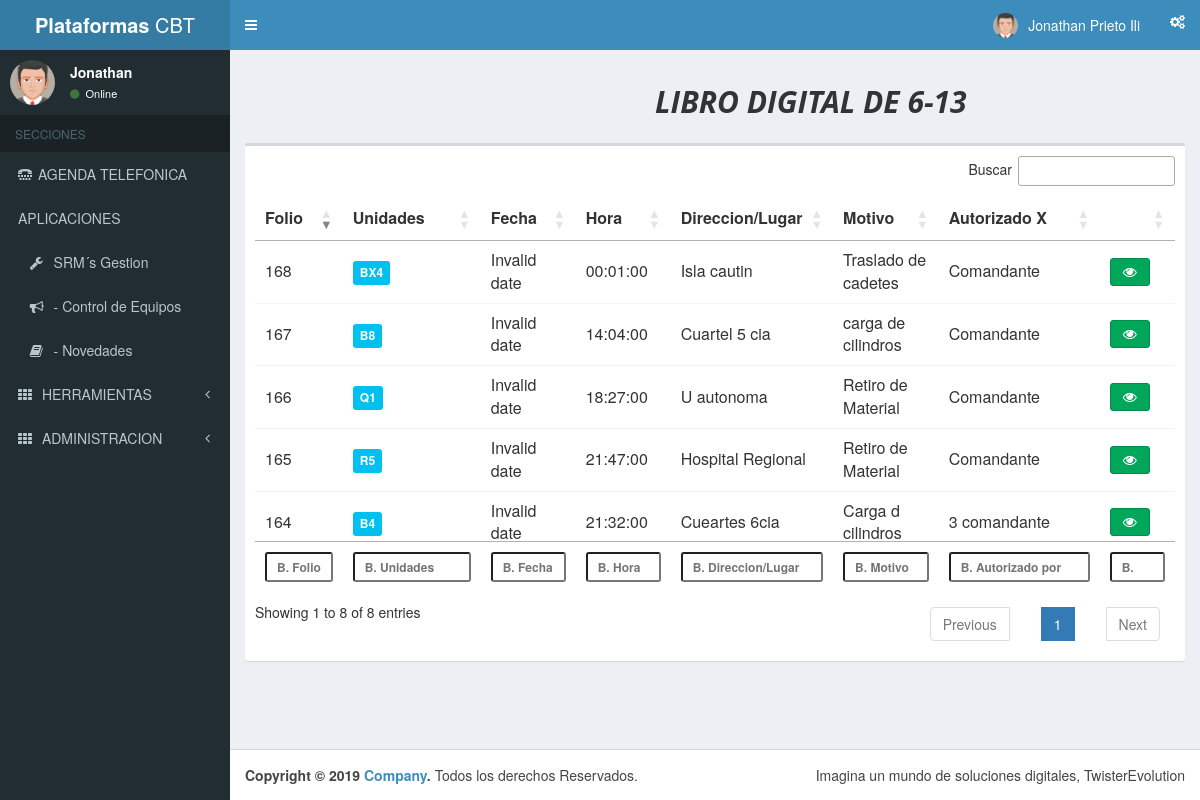
/controlservicios.php (signed in), run on the app's committed database.
### tables this page shows
CREATE TABLE `servicios` (
  `id_servicios` int(11) NOT NULL,
  `fservicio` date NOT NULL,
  `direccion` varchar(60) NOT NULL,
  `motivo` text NOT NULL,
  `autoriza` varchar(50) NOT NULL,
  `horasalida` time NOT NULL,
  `creacion` timestamp NOT NULL DEFAULT CURRENT_TIMESTAMP,
  `uactualizacion` timestamp NOT NULL DEFAULT '0000-00-00 00:00:00' ON UPDATE CURRENT_TIMESTAMP
);

CREATE TABLE `unidades_servicios` (
  `id_unidad_servicio` int(11) NOT NULL,
  `id_servicio_aso` int(11) NOT NULL,
  `us_autorizado` varchar(60) NOT NULL,
  `us_horasalida` time NOT NULL,
  `us_unidad` varchar(4) NOT NULL,
  `us_fecha` date NOT NULL,
  `us_conductor` varchar(60) NOT NULL,
  `us_obac` varchar(60) NOT NULL,
  `us_nbomberos` int(2) NOT NULL,
  `us_kmsalida` double NOT NULL,
  `us_kmllegada` double NOT NULL,
  `us_horometrosalida` double NOT NULL,
  `us_horometrollegada` double NOT NULL,
  `us_horallegada` time NOT NULL,
  `us_novedades` varchar(500) NOT NULL,
  `us_sgas` int(1) NOT NULL,
  `operadora_sgas` int(4) NOT NULL,
  `us_fcreacion` timestamp NOT NULL DEFAULT CURRENT_TIMESTAMP,
  `us_fmodificacion` timestamp NOT NULL DEFAULT '0000-00-00 00:00:00' ON UPDATE CURRENT_TIMESTAMP
);

### controlservicios.php (the view, shortened to what this page needs)
      <?php
        include_once 'templates/head.php';
        include_once 'templates/header.php';
        include_once 'templates/asidebar.php';
        include_once 'funciones/funciones.php';
        $sql = "SELECT * FROM servicios";
        $resultado = $conn->query($sql);
      ?>
    <div class="content-wrapper" id="">
      <section class="content-header">
        <div class="container">
          <div class="col-md-4">
          </div>
          <div class="col-md-8">
            <h2 class="titulolibro613" align=""><b>LIBRO DIGITAL DE 6-13</b></h2>
          </div>
        </div>
      </section>
    <section class="content container-fluid">
        <div class="box" id="">
              <div class="box-body">
                <table id="example1" class="table table-hover table-responsive">
                  <thead>
                  <tr>
                    <th>Folio</th>
                    <th>Unidades</th>
                    <th>Fecha</th>
                    <th>Hora</th>
                    <th>Direccion/Lugar</th>
                    <th>Motivo</th>
                    <th>Autorizado X</th>
                    <th></th>
                  </tr>
                  </thead>
                  <tbody id="recargartabla">
                  <?php
                    while ($row = $resultado->fetch_array()) { ?>
                              <tr>
                                <td id="<?php echo $row["id_servicios"]; ?>"><?php echo $row["id_servicios"]; ?></td>
                                <?php
                                  $sqlx = "SELECT * FROM unidades_servicios WHERE id_servicio_aso ='".$row['id_servicios']."'" ;
                                  $unidadservicio =$conn->query($sqlx);
                                ?>
                                <td>
                                <?php
                                  while ($sip = $unidadservicio->fetch_array()) {
                                  if ($sip['us_sgas']==0 || $sip['us_kmllegada']<=0) {
                                      echo '<span class="label label-default">'.$sip['us_unidad'].'</span>&nbsp';
                                    }else {
                                      echo '<span class="label label-info">'.$sip['us_unidad'].'</span>&nbsp';
                                    };
                                  };
                                ?>
                                </td>
                                <td style=""><?php echo $row["fservicio"]; ?></td>
                                <td><?php echo $row["horasalida"]; ?></td>
                                <td style=""><?php echo $row["direccion"]; ?></td>
                                <td><?php echo $row["motivo"]; ?></td>
                                <td><?php echo $row["autoriza"]; ?></td>
                                <td>
                                  <button id="<?php echo $row['id_servicios'];?>" class="btn btn-success" onclick="vertodosloscarros(this.id)"><i class="fa fa-eye"></i></button>
                                </td>
                              </tr>
                    <?php
                    }
                   ?>
                  </tbody>
                  <tfoot>
                  <tr>
                    <th>Folio</th>
                    <th>Unidades</th>
                    <th>Fecha</th>
                    <th>Hora</th>
                    <th>Direccion/Lugar</th>
                    <th>Motivo</th>
                    <th>Autorizado por</th>
                    <th></th>
                  </tr>
                  </tfoot>
                </table>
              </div>
            </div>
    </section>
</div>
  <?php
      include_once 'templates/footer.php';
  ?>

### templates/head.php (shortened to what this page needs)
<!DOCTYPE>
<html>
<head>
  <link rel="stylesheet" href="css/bootstrap.min.css">
  <link rel="stylesheet" href="css/personal.css">
  <link rel="stylesheet" href="css/font-awesome.min.css">
  <link rel="stylesheet" href="css/ionicons.min.css">
  <link rel="stylesheet" href="css/AdminLTE.min.css">
  <link rel="stylesheet" href="css/skins/skin-blue.min.css">
  <link rel="stylesheet" href="css/dataTables.bootstrap.css">
  <link rel="stylesheet" href="https://cdn.datatables.net/buttons/1.5.2/css/buttons.dataTables.min.css">
  <link rel="stylesheet" href=https://cdn.datatables.net/1.10.18/css/jquery.dataTables.min.css>
  <link rel="stylesheet" href="css/all.css">
  <link rel="stylesheet" href="css/square/green.css">
  <link rel="stylesheet" href="css/square/red.css">
  <link rel="stylesheet" href="css/square/_all.css">
  <link href="https://gitcdn.github.io/bootstrap-toggle/2.2.2/css/bootstrap-toggle.min.css" rel="stylesheet">
</head>
<body class="hold-transition skin-blue sidebar-mini" >
<div class="wrapper" >

### templates/header.php (shortened to what this page needs)
<header class="main-header">
   <a href="index2.html" class="logo">
     <span class="logo-lg"><b>Plataformas</b> CBT</span>
   </a>
   <nav class="navbar navbar-static-top" role="navigation">
     <a href="#" class="sidebar-toggle" data-toggle="push-menu" role="button">
     </a>
     <div class="navbar-custom-menu">
       <ul class="nav navbar-nav">
         <li class="dropdown user user-menu">
           <a href="#" class="dropdown-toggle" data-toggle="dropdown">
             <img src="img/avatar5.png" class="user-image" alt="User Image">
             <span class="hidden-xs"><?php echo $_SESSION['nombrecompleto'] ?></span>
           </a>
         </li>
         <li>
           <a href="#" data-toggle="control-sidebar"><i class="fa fa-gears"></i></a>
         </li>
       </ul>
     </div>
   </nav>
 </header>

### templates/asidebar.php (shortened to what this page needs)
<aside class="main-sidebar">
    <section class="sidebar">
      <div class="user-panel">
        <div class="pull-left image">
          <img src="img/avatar5.png" class="img-circle" alt="User Image">
        </div>
        <div class="pull-left info">
          <p> <?php echo $_SESSION['nombre']; ?> </p>
          <a href="#"><i class="fa fa-circle text-success"></i> Online</a>
        </div>
      </div>
<ul class="sidebar-menu" data-widget="tree">
        <li class="header">SECCIONES</li>
        <li class="xactive"><a href="agenda.php"><i class="fa fa-tty"></i><span>AGENDA TELEFONICA</span></a></li>
        <li><a href="#"><span>APLICACIONES</span></a></li>
        <li><a href="srmcbt.php">&nbsp&nbsp&nbsp<i class="fa fa-wrench"></i> <span> SRM´s Gestion</span></a></li>
        <li><a href="pizarracontroles.php">&nbsp&nbsp&nbsp<i class="fa fa-bullhorn"></i> <span>- Control de Equipos</span></a></li>
        <li><a href="#">&nbsp&nbsp&nbsp<i class="fa fa-book"></i> <span>- Novedades</span></a></li>
        <li class="treeview">
          <a href="#"><i class="fa fa-th"></i> <span>HERRAMIENTAS</span>
            <span class="pull-right-container">
                <i class="fa fa-angle-left pull-right"></i>
              </span>
          </a>
        </li>
        <li class="treeview" style="display:<?php echo $ver ?>;">
          <a href="#"><i class="fa fa-th"></i> <span>ADMINISTRACION</span>
            <span class="pull-right-container">
                <i class="fa fa-angle-left pull-right"></i>
              </span>
          </a>
        </li>
      </ul>
    </section>
  </aside>

### templates/footer.php (shortened to what this page needs)
<footer class="main-footer">
    <div class="pull-right hidden-xs">
      Imagina un mundo de soluciones digitales, TwisterEvolution
    </div>
    <strong>Copyright &copy; 2019 <a href="#">Company</a>.</strong> Todos los derechos Reservados.
  </footer>
</body>
</html>

### css/personal.css (style rules this page uses)
h2.titulolibro613 { font-family: 'Open Sans', "Adobe Blank"; font-style: italic; }

### data on the page
servicios: id_servicios "164", horasalida "21:32:00", direccion "Cueartes 6cia", motivo "Carga d cilindros", autoriza "3 comandante"
unidades_servicios: us_unidad "B4"
servicios: id_servicios "165", horasalida "21:47:00", direccion "Hospital Regional", motivo "Retiro de Material", autoriza "Comandante"
unidades_servicios: us_unidad "R5"
servicios: id_servicios "166", horasalida "18:27:00", direccion "U autonoma", motivo "Retiro de Material", autoriza "Comandante"
unidades_servicios: us_unidad "Q1"
servicios: id_servicios "167", horasalida "14:04:00", direccion "Cuartel 5 cia", motivo "carga de cilindros", autoriza "Comandante"
unidades_servicios: us_unidad "B8"
servicios: id_servicios "168", horasalida "00:01:00", direccion "Isla cautin", motivo "Traslado de cadetes", autoriza "Comandante"
unidades_servicios: us_unidad "BX4"

### other printed values
$_SESSION['nombrecompleto'] "Jonathan Prieto Ili"
$_SESSION['nombre'] "Jonathan"
